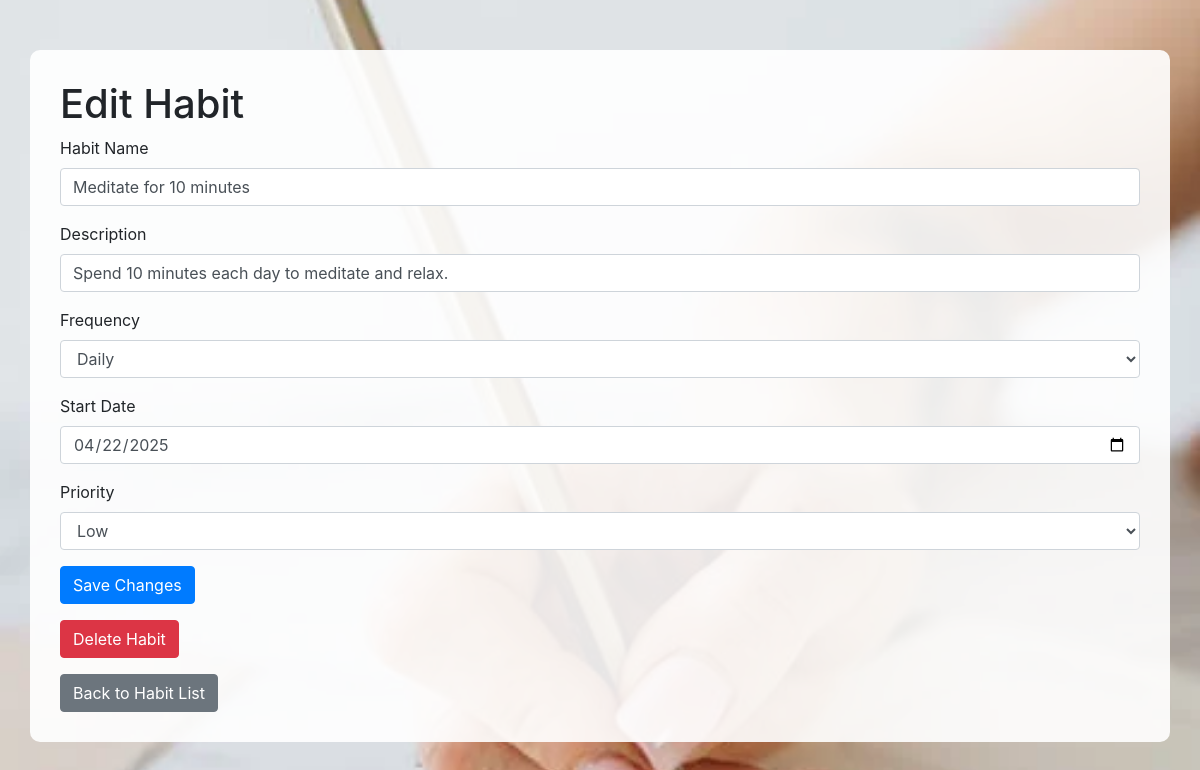
The app's page /edit_habit/2 with its own data.
### habit_tracker.py (models this page shows, shortened)
class Habit(db.Model):
    id = db.Column(db.Integer, primary_key=True)
    name = db.Column(db.String(100), nullable=False)
    description = db.Column(db.String(200), nullable=True)
    frequency = db.Column(db.String(50), nullable=False)
    start_date = db.Column(db.String(50), nullable=False, default=datetime.now().strftime("%Y-%m-%d"))
    priority = db.Column(db.String(20), nullable=False, default="Medium")

### habit_tracker.py (the view, shortened to what this page needs)
@app.route('/edit_habit/<int:habit_id>', methods=['GET', 'POST'])
def edit_habit(habit_id):
    habit = Habit.query.get_or_404(habit_id)
    return render_template('edit_habit.html', habit=habit)

### habit_tracker.py (called while the page is built)
@app.context_processor
def inject_functions():
    return dict(calculate_streak=calculate_streak)

### templates/edit_habit.html (shortened to what this page needs)
<!DOCTYPE html>
<html lang="en">
<head>
    <link rel="stylesheet" href="https://maxcdn.bootstrapcdn.com/bootstrap/4.5.2/css/bootstrap.min.css">
</head>
<body>
    <div class="container">
        <h1>Edit Habit</h1>
        <form method="POST">
            <div class="form-group">
                <label for="name">Habit Name</label>
                <input type="text" id="name" name="name" class="form-control" value="{{ habit.name }}" required>
            </div>
            <div class="form-group">
                <label for="description">Description</label>
                <input type="text" id="description" name="description" class="form-control" value="{{ habit.description }}">
            </div>
            <div class="form-group">
                <label for="frequency">Frequency</label>
                <select id="frequency" name="frequency" class="form-control" required>
                    <option value="Daily" {% if habit.frequency == 'Daily' %}selected{% endif %}>Daily</option>
                </select>
            </div>
            <div class="form-group">
                <label for="start_date">Start Date</label>
                <input type="date" id="start_date" name="start_date" class="form-control" value="{{ habit.start_date }}" required>
            </div>
            <div class="form-group">
                <label for="priority">Priority</label>
                <select id="priority" name="priority" class="form-control" required>
                    <option value="Low" {% if habit.priority == 'Low' %}selected{% endif %}>Low</option>
                </select>
            </div>
            <button type="submit" class="btn btn-primary">Save Changes</button>
        </form>
        <form method="POST" action="{{ url_for('delete_habit', habit_id=habit.id) }}" class="mt-3">
            <button type="submit" class="btn btn-danger">Delete Habit</button>
        </form>
        <a href="{{ url_for('index') }}" class="btn btn-secondary mt-3">Back to Habit List</a>
    </div>
</body>
</html>

### records on screen
Habit: name "Meditate for 10 minutes", description "Spend 10 minutes each day to meditate and relax.", frequency "Daily", start_date "04/22/2025", priority "Low"
